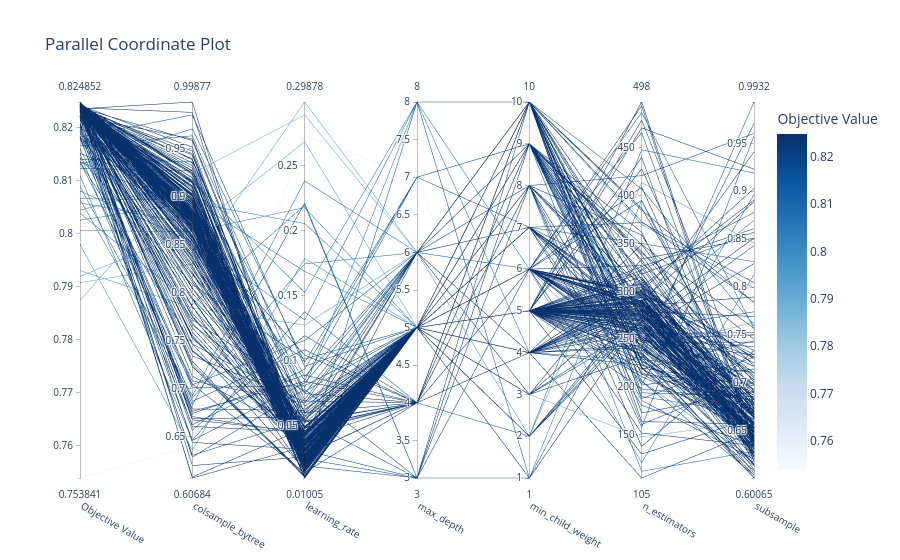

Write notebook code for a chart like this one.
### Code cell
plot_parallel_coordinate(study)

### Figure 1 — Plotly figure (JSON) as saved in the notebook; plotly's stock layout.template omitted (floating-point values rounded to 4 significant figures; data arrays with more than 128 entries replaced by an {"elided": "..."} marker saying what was removed)
{"data": [{"dimensions": [{"label": "Objective Value", "range": [0.7538, 0.8249], "values": {"elided": "250 float values"}}, {"label": "colsample_bytree", "range": [0.6068, 0.9988], "values": {"elided": "250 float values"}}, {"label": "learning_rate", "range": [0.01005, 0.2988], "values": {"elided": "250 float values"}}, {"label": "max_depth", "range": [3, 8], "values": {"elided": "250 int values"}}, {"label": "min_child_weight", "range": [1, 10], "values": {"elided": "250 int values"}}, {"label": "n_estimators", "range": [105, 498], "values": {"elided": "250 int values"}}, {"label": "subsample", "range": [0.6007, 0.9932], "values": {"elided": "250 float values"}}], "labelangle": 30, "labelside": "bottom", "line": {"color": {"elided": "250 float values"}, "colorbar": {"title": {"text": "Objective Value"}}, "colorscale": [[0, "rgb(247,251,255)"], [0.125, "rgb(222,235,247)"], [0.25, "rgb(198,219,239)"], [0.375, "rgb(158,202,225)"], [0.5, "rgb(107,174,214)"], [0.625, "rgb(66,146,198)"], [0.75, "rgb(33,113,181)"], [0.875, "rgb(8,81,156)"], [1, "rgb(8,48,107)"]], "reversescale": false, "showscale": true}, "type": "parcoords"}], "layout": {"title": {"text": "Parallel Coordinate Plot"}}}
